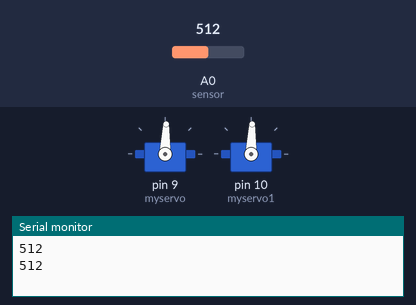
Recording of a sketch running on a simulated Arduino Uno, built with avr-gcc and run on an emulated ATmega328P. On the bench: 2 × servo, the last lines printed to the serial monitor. The test bench sets the inputs (shaded band); at power-on: A0 (sensor) = 512.

Above: at 4.7 s.
4.8 s: A0 (sensor) set to 475
9.7 s: A0 (sensor) set to 450
At 10.4 s:
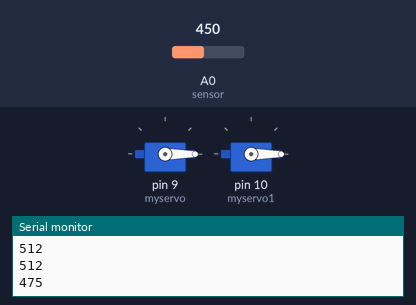
14.6 s: A0 (sensor) set to 610
At 15.07 s:
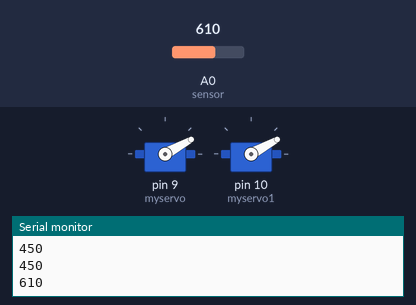
19.5 s: A0 (sensor) set to 590
24.4 s: A0 (sensor) set to 306
At 25.3 s:
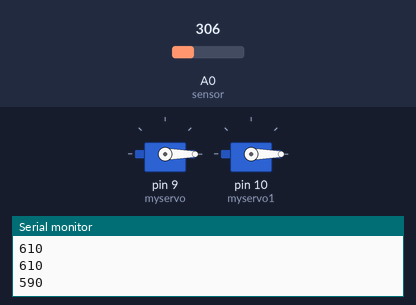
Timing chart, 0 to 27.4 s (numbered marks = the images above; inputs shaded):
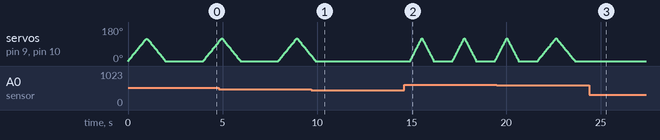

Measured:
- the behaviour switches between 461 and 460 on A0 (sensor) (found by bisection; images 0 and 1)
- after the input at 9.7 s, servo on pin 9 (myservo), servo on pin 10 (myservo1): goes on until 9.9 s, then stays 0°
- after the input at 24.4 s, servo on pin 9 (myservo), servo on pin 10 (myservo1): stops changing and stays 0°

The sketch:

Rain_sensing_car_wiper.ino
```cpp
#include <Servo.h>

Servo myservo;
Servo myservo1;

int pos = 0;
int sensorValue = 0;


void setup() {
  Serial.begin(9600);
  myservo.attach(9);
  myservo1.attach(10);
}

void loop()
{
  sensorValue = analogRead(A0);  // Read the moisture level from the sensor
  Serial.println(sensorValue);  // Display the sensor value on Serial Monitor

  if (sensorValue > 650) {  // Wettest condition (most rain)
    // Perform wiping action with quick speed
    for (pos = 0; pos <= 120; pos += 1) {
      myservo.write(pos);
      myservo1.write(pos);
      delay(3);  // Small delay for smooth movement
    }

    for (pos = 120; pos >= 0; pos -= 1) {
      myservo.write(pos);
      myservo1.write(pos);
      delay(3);  // Small delay for smooth movement
    }

    delay(100);  // Short rest after fast wipe

  } else if (sensorValue > 600 && sensorValue <= 650) {  // Moderate rain
    // Perform wiping action at moderate speed
    for (pos = 0; pos <= 120; pos += 1) {
      myservo.write(pos);
      myservo1.write(pos);
      delay(5);  // Moderate delay for slower wiping
    }

    for (pos = 120; pos >= 0; pos -= 1) {
      myservo.write(pos);
      myservo1.write(pos);
      delay(5);  // Moderate delay for slower wiping
    }

    delay(1000);  // Rest after moderate wipe

  } else if (sensorValue > 460 && sensorValue <= 600) {  // Light rain
    // Perform wiping action at slow speed
    for (pos = 0; pos <= 120; pos += 1) {
      myservo.write(pos);
      myservo1.write(pos);
      delay(8);  // Larger delay for slow wiping
    }

    for (pos = 120; pos >= 0; pos -= 1) {
      myservo.write(pos);
      myservo1.write(pos);
      delay(8);  // Larger delay for slow wiping
    }

    delay(2000);  // Longer rest after slow wipe

  } else {  // Dry conditions (no rain)
    myservo.write(0);  // Resting position for both servos (wipers off)
    myservo1.write(0);
    delay(1000);  // Longer rest as no wiping is needed
  }
}
```
